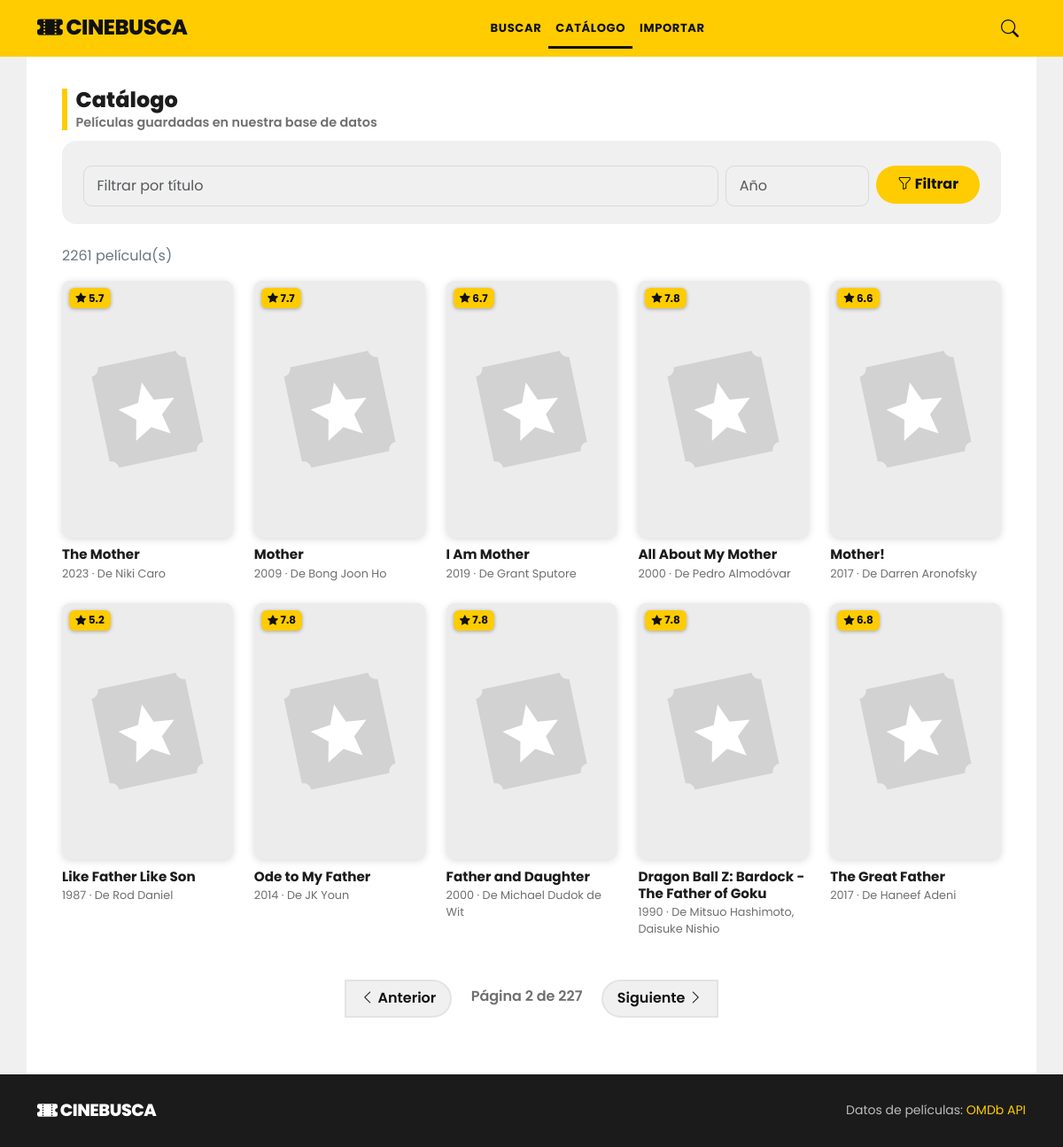
Page /catalog?page=2 on the committed database.
### app/models.py (models this page shows)
class Pelicula(Base):
    __tablename__ = "pelicula"
    id: Mapped[str] = mapped_column(String(20), primary_key=True)  # imdbID de OMDb
    titulo: Mapped[str] = mapped_column(String(300), nullable=False, index=True)
    anio: Mapped[str | None] = mapped_column(String(20))
    poster: Mapped[str | None] = mapped_column(Text)
    omdb: Mapped[dict] = mapped_column(JSON, nullable=False)
    fecha_alta: Mapped[datetime] = mapped_column(DateTime, default=ahora, nullable=False, index=True)
    comentarios: Mapped[list[Comentario]] = relationship(
        back_populates="pelicula", cascade="all, delete-orphan", order_by="desc(Comentario.fecha)",
    )
    calificaciones: Mapped[list[Calificacion]] = relationship(back_populates="pelicula", cascade="all, delete-orphan")

### app/controllers/catalog.py (the view)
@router.get("/catalog", response_class=HTMLResponse)
def catalog(
    request: Request, title: str = "", year: str = "", page: int = Query(1, ge=1), db: Session = Depends(get_db),
):
    result = MovieRepository(db).list(title, year, page)
    return render(request, "catalog.html", active="catalog", title=title, year=year, result=result)

### app/views/templates/catalog.html (shortened to what this page needs)
{% extends "base.html" %}
{% from "_macros.html" import results_grid, pagination with context %}
{% block content %}
<h1 class="section-title">Catálogo
  <small>Películas guardadas en nuestra base de datos</small>
</h1>
<form method="get" action="/catalog" class="sc-box row g-2 mb-4 mx-0" role="search">
  <div class="col-12 col-md">
    <input class="form-control" name="title" type="search" placeholder="Filtrar por título" value="{{ title }}">
  </div>
  <div class="col-7 col-md-2">
    <input class="form-control" name="year" type="number" placeholder="Año" min="1888" max="2100" value="{{ year }}">
  </div>
  <div class="col-5 col-md-auto">
    <button class="btn btn-sc w-100" type="submit"><i class="bi bi-funnel"></i> Filtrar</button>
  </div>
</form>
{% if result['total'] == 0 %}
  <div class="alert alert-secondary" role="status">
    {% if title or year %}Ninguna película del catálogo coincide con ese filtro.
    {% else %}El catálogo está vacío: abre el detalle de cualquier película y se guardará aquí.{% endif %}
  </div>
{% else %}
  <p class="text-secondary">{{ result['total'] }} película(s)</p>
  {{ results_grid(result) }}
  {{ pagination(result['page'], result['pages']) }}
{% endif %}
{% endblock %}

### app/views/templates/_macros.html (shortened to what this page needs)
{% macro poster(src, title, class='') -%}
  <img class="poster {{ class }}" src="{{ src or request.url_for('static', path='no-poster.svg') }}"
       alt="Póster de {{ title }}" loading="lazy"
       onerror="this.onerror=null;this.src='{{ request.url_for('static', path='no-poster.svg') }}'">
{%- endmacro %}
{% macro movie_card(m) %}
  <div class="col">
    <a class="movie-card d-block text-decoration-none" href="/movies/{{ m.id }}">
      <div class="poster-wrap">
        {{ poster(m.poster, m.title, 'w-100') }}
        {% if m.rating %}<span class="rating-badge"><i class="bi bi-star-fill"></i> {{ m.rating }}</span>{% endif %}
      </div>
      <h2 class="card-title">{{ m.title }}</h2>
      <div class="card-sub">{{ m.year or '' }}{% if m.director %} · De {{ m.director }}{% endif %}</div>
    </a>
  </div>
{% endmacro %}
{% macro results_grid(result) %}
  <div class="row row-cols-2 row-cols-sm-3 row-cols-md-4 row-cols-lg-5 g-4">
    {% for m in result['items'] %}{{ movie_card(m) }}{% endfor %}
  </div>
{% endmacro %}
{% macro pagination(page, pages) %}
  {% if pages > 1 %}
  <nav aria-label="Paginación" class="mt-5">
    <ul class="pagination justify-content-center">
      <li class="page-item{% if page <= 1 %} disabled{% endif %}">
        <a class="page-link" href="{{ request.url.include_query_params(page=page - 1) }}"><i class="bi bi-chevron-left"></i> Anterior</a>
      </li>
      <li class="page-item is-label disabled"><span class="page-link">Página {{ page }} de {{ pages }}</span></li>
      <li class="page-item{% if page >= pages %} disabled{% endif %}">
        <a class="page-link" href="{{ request.url.include_query_params(page=page + 1) }}">Siguiente <i class="bi bi-chevron-right"></i></a>
      </li>
    </ul>
  </nav>
  {% endif %}
{% endmacro %}

### app/static/styles.css (style rules this page uses)
:root { --sc-yellow: #fecc00; --sc-yellow-dark: #e6b800; --sc-dark: #1b1b1b; --sc-bg: #f0f0f0; --sc-text: #1c1c1c; --sc-muted: #6f6f6f; --sc-line: #e3e3e3; --bs-body-font-family: "Poppins", system-ui, -apple-system, "Segoe UI", Roboto, sans-serif; --bs-body-color: var(--sc-text); --bs-body-bg: var(--sc-bg); --bs-link-color-rgb: 28, 28, 28; --bs-link-hover-color-rgb: 0, 0, 0; }
body { background: var(--sc-bg); color: var(--sc-text); }
.section-title { font-weight: 800; font-size: 1.5rem; line-height: 1.1; border-left: 6px solid var(--sc-yellow); padding-left: .6rem; margin: 0 0 1.25rem; }
.section-title small { font-weight: 600; font-size: .9rem; color: var(--sc-muted); display: block; margin-top: .25rem; }
.btn-sc { background: var(--sc-yellow); color: #111; font-weight: 700; border: 0; border-radius: 999px; padding: .6rem 1.5rem; }
.form-control, .form-select { border-radius: .6rem; border-color: #d9d9d9; padding: .65rem .9rem; }
.sc-box { background: var(--sc-bg); border-radius: 1rem; padding: 1.25rem; }
.movie-card { color: var(--sc-text); }
.movie-card .poster-wrap { position: relative; }
.poster { aspect-ratio: 2 / 3; object-fit: cover; background: #e9e9e9; border-radius: .6rem; box-shadow: 0 2px 8px rgba(0, 0, 0, .15); transition: transform .15s ease, box-shadow .15s ease; }
.movie-card .card-title { font-weight: 700; font-size: .95rem; line-height: 1.25; margin: .6rem 0 .15rem; }
.movie-card .card-sub { color: var(--sc-muted); font-size: .8rem; }
.rating-badge { position: absolute; top: .5rem; left: .5rem; background: var(--sc-yellow); color: #111; font-weight: 700; font-size: .75rem; border-radius: .4rem; padding: .15rem .45rem; box-shadow: 0 1px 4px rgba(0, 0, 0, .3); }
.pagination { gap: .4rem; }
.pagination .page-link { color: #111; font-weight: 600; border: 2px solid var(--sc-line); border-radius: 999px; padding: .45rem 1rem; }
.pagination .page-item.disabled .page-link { color: #aaa; background: #fff; border-color: var(--sc-line); }
.pagination .page-item.is-label .page-link { border: 0; color: var(--sc-muted); font-weight: 600; }

### rows in the picture
Pelicula: rating "5.7", title "The Mother", anio "2023", director "Niki Caro"
Pelicula: rating "7.7", title "Mother", anio "2009", director "Bong Joon Ho"
Pelicula: rating "6.7", title "I Am Mother", anio "2019", director "Grant Sputore"
Pelicula: rating "7.8", title "All About My Mother", anio "2000", director "Pedro Almodóvar"
Pelicula: rating "6.6", title "Mother!", anio "2017", director "Darren Aronofsky"
Pelicula: rating "5.2", title "Like Father Like Son", anio "1987", director "Rod Daniel"
Pelicula: rating "7.8", title "Ode to My Father", anio "2014", director "JK Youn"
Pelicula: rating "7.8", title "Father and Daughter", anio "2000", director "Michael Dudok de Wit"
Pelicula: rating "7.8", title "Dragon Ball Z: Bardock - The Father of Goku", anio "1990", director "Mitsuo Hashimoto, Daisuke Nishio"
Pelicula: rating "6.8", title "The Great Father", anio "2017", director "Haneef Adeni"

### other values in the picture
{{ result['total'] }} "2261"
{{ page }} "2"
{{ pages }} "227"
